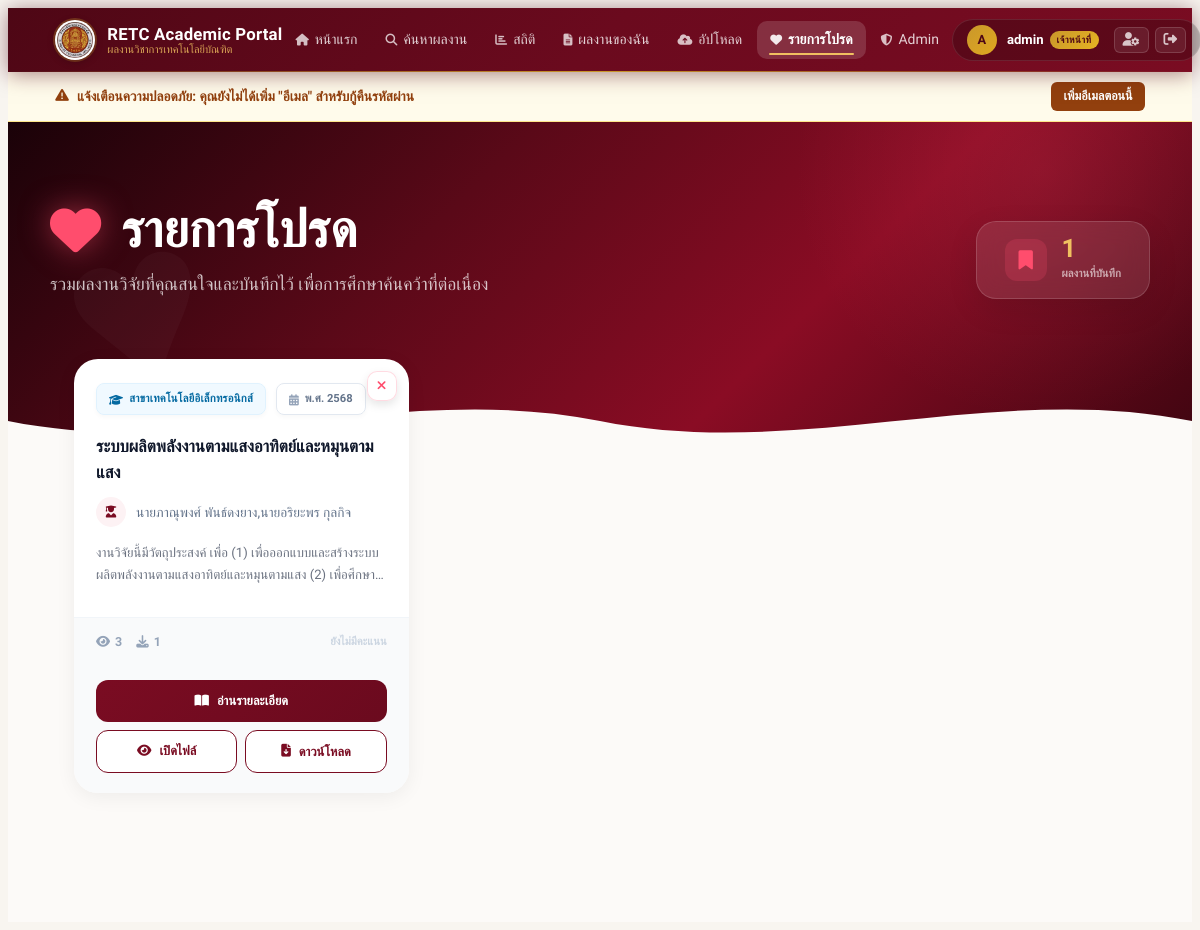
The page /favorites/ (signed in) on the database as committed earlier.
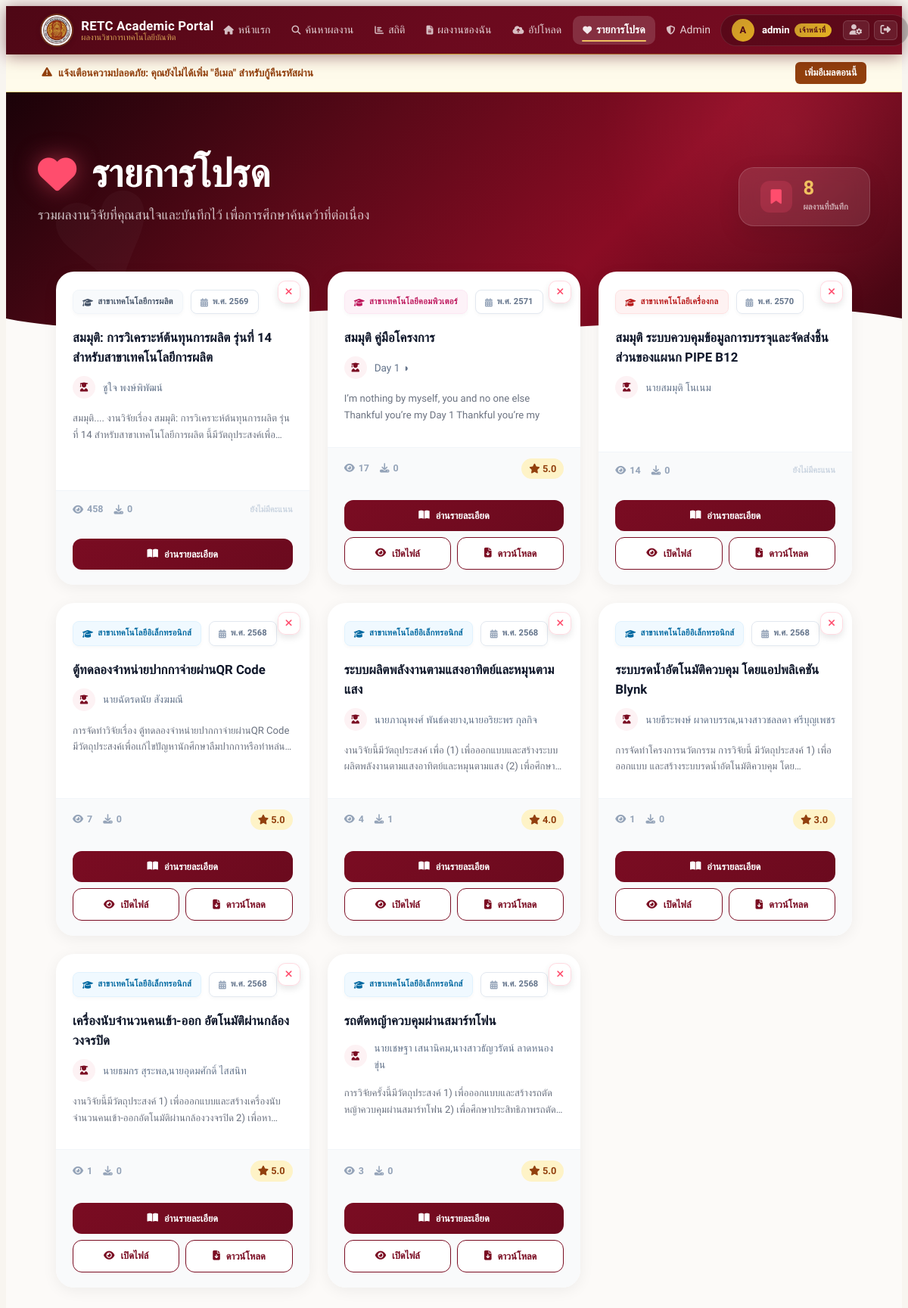
The same page on the database as committed later.
### research/models.py (models this page shows, shortened)
class Project(models.Model):
    DEPARTMENTS = [
        ('EE', 'สาขาเทคโนโลยีไฟฟ้า'),
        ('ET', 'สาขาเทคโนโลยีอิเล็กทรอนิกส์'),
        ('PT', 'สาขาเทคโนโลยีการผลิต'),
        ('MT', 'สาขาเทคโนโลยีเครื่องกล'),
        ('CT', 'สาขาเทคโนโลยีคอมพิวเตอร์'),
    ]
    RESEARCH_TYPES = [
        ('classroom', 'วิจัยในชั้นเรียน'),
        ('r_d', 'วิจัยและพัฒนา (R&D)'),
        ('innovation', 'นวัตกรรมและสิ่งประดิษฐ์'),
        ('survey', 'วิจัยเชิงสำรวจ'),
        ('other', 'อื่นๆ'),
    ]
    title_th = models.CharField(max_length=500, verbose_name="ชื่อผลงานวิจัย (ภาษาไทย)")
    title_en = models.CharField(max_length=500, verbose_name="ชื่อผลงานวิจัย (ภาษาอังกฤษ)", blank=True, null=True)
    department = models.CharField(max_length=2, choices=DEPARTMENTS, default='CT', verbose_name="สาขาวิชา")
    academic_year = models.IntegerField(verbose_name="ปีที่ผลงานวิจัยเสร็จ (พ.ศ.)")
    research_type = models.CharField(max_length=50, choices=RESEARCH_TYPES, default='innovation', verbose_name="ประเภทของงานวิจัย")
    student_name = models.CharField(max_length=255, verbose_name="ชื่อนักวิจัยหลัก")
    researcher_co1 = models.CharField(max_length=255, verbose_name="ชื่อนักวิจัยร่วมคนที่ 1", blank=True, null=True)
    researcher_co2 = models.CharField(max_length=255, verbose_name="ชื่อนักวิจัยร่วมคนที่ 2", blank=True, null=True)
    organization = models.CharField(max_length=255, verbose_name="หน่วยงาน", default="วิทยาลัยเทคนิคร้อยเอ็ด")
    funding_by = models.CharField(max_length=255, verbose_name="ผู้สนับสนุนทุนวิจัย", blank=True, null=True)
    awards = models.TextField(verbose_name="รางวัลที่เคยได้รับ", blank=True, null=True)
    abstract = models.TextField(verbose_name="บทคัดย่อ", blank=True)
    keywords = models.CharField(max_length=255, verbose_name="คำสำคัญ (Keywords)", blank=True)
    background = models.TextField(verbose_name="ความเป็นมา/หลักการและเหตุผล", blank=True)
    objectives = models.TextField(verbose_name="วัตถุประสงค์การวิจัย", blank=True)
    scope = models.TextField(verbose_name="ขอบเขตของการวิจัย", blank=True)
    theory = models.TextField(verbose_name="ทฤษฎีที่ใช้ในการศึกษา/ที่เกี่ยวข้อง", blank=True)
    methodology = models.TextField(verbose_name="วิธีการวิจัย", blank=True)
    results = models.TextField(verbose_name="ผลการวิจัย", blank=True)
    discussion = models.TextField(verbose_name="อภิปรายผล", blank=True)
    suggestions_use = models.TextField(verbose_name="ข้อเสนอแนะในการใช้ประโยชน์", blank=True)
    suggestions_next = models.TextField(verbose_name="ข้อเสนอแนะในการทำวิจัยครั้งต่อไป", blank=True)
    other_info = models.TextField(verbose_name="อื่นๆ", blank=True, null=True)
    pdf_file = models.FileField(
        upload_to='pdfs/',
        verbose_name="ไฟล์ PDF ฉบับเต็ม",
        validators=[FileExtensionValidator(allowed_extensions=['pdf']), validate_file_size],
        null=True, blank=True
    )
    is_approved = models.BooleanField(default=False, verbose_name="อนุมัติการเผยแพร่")
    views_count = models.PositiveIntegerField(default=0, verbose_name="ยอดเข้าชม")
    download_count = models.PositiveIntegerField(default=0, verbose_name="ยอดดาวน์โหลด")
    class Meta:
        verbose_name = "โครงงาน/ผลงานวิชาการ"
        verbose_name_plural = "โครงงาน/ผลงานวิชาการ"
        ordering = ['-academic_year']
    @property
    def average_rating(self):
        from django.db.models import Avg
        result = self.ratings.aggregate(Avg('score'))['score__avg']
        return round(result, 1) if result else 0.0

### research/views.py (the view)
# urls.py: path('favorites/', views.favorite_list, name='favorite_list'),
@login_required
def favorite_list(request):
    favorites = Favorite.objects.filter(user=request.user).select_related('project')
    project_ids = [fav.project.id for fav in favorites]
    projects_qs = Project.objects.filter(id__in=project_ids).order_by('-id')
    paginator = Paginator(projects_qs, 12)
    page_number = request.GET.get('page')
    page_obj = paginator.get_page(page_number)
    return render(request, 'research/favorites.html', {
        'projects': page_obj,  # Now passing the page object
        'total_count': projects_qs.count()
    })

### research/templates/research/favorites.html (shortened to what the changed rows need)
{% extends 'research/base.html' %}
{% load static %}
{% block content %}
<div class="fav-page">
    <div class="fav-hero">
        <div class="fav-hero-inner">
            <div class="hero-title-group">
                <h1><i class="fas fa-heart"></i> รายการโปรด</h1>
            </div>
            <div class="fav-stats-badge">
                <div class="stats-text">
                    <span class="stats-num">{{ total_count }}</span>
                    <span class="stats-lbl">ผลงานที่บันทึก</span>
                </div>
            </div>
        </div>
        <svg class="hero-wave" viewBox="0 0 1440 80" preserveAspectRatio="none">
            <path d="M0,40 C240,80 480,0 720,40 C960,80 1200,0 1440,40 L1440,80 L0,80 Z" />
        </svg>
    </div>
    <div class="fav-content">
        {% if not projects %}
        <div class="empty-fav">
            <div class="empty-icon"><i class="fas fa-heart-broken"></i></div>
            <h2>ยังไม่มีรายการโปรด</h2>
            <p>ค้นหาผลงานวิจัยที่คุณสนใจ แล้วคลิกไอคอนหัวใจเพื่อเก็บไว้อ่านภายหลังได้ง่ายๆ</p>
            <a href="{% url 'research_search' %}" class="btn-browse">
                <i class="fas fa-search"></i> ไปค้นหาผลงานวิจัย
            </a>
        </div>
        {% else %}
        <div class="fav-grid">
            {% for p in projects %}
            <div class="project-card card-{{ p.department }}">
                <a href="{% url 'toggle_favorite' p.id %}" class="btn-unfav" title="นำออกจากรายการโปรด"
                   onclick="return confirm('คุณแน่ใจว่าต้องการนำผลงานนี้ออกจากรายการโปรด?')">
                    <i class="fas fa-times"></i>
                </a>
                <div class="card-header">
                    <span class="dept-tag dept-{{ p.department }}">
                        <i class="fas fa-graduation-cap"></i> {{ p.get_department_display }}
                    </span>
                    <span class="year-tag">
                        <i class="fas fa-calendar-alt"></i> พ.ศ. {{ p.academic_year }}
                    </span>
                </div>
                <div class="card-body">
                    <a href="{% url 'project_detail' p.id %}" class="project-title">{{ p.title_th }}</a>
                    <div class="author-info">
                        <div class="author-avatar"><i class="fas fa-user-graduate"></i></div>
                        <span>{{ p.student_name }}</span>
                    </div>
                    {% if p.abstract %}
                    <p class="project-snippet">{{ p.abstract|truncatechars:140 }}</p>
                    {% endif %}
                </div>
                <div class="card-footer">
                    <div class="stats-group">
                        <span class="stat-item"><i class="fas fa-eye"></i> {{ p.views_count }}</span>
                        <span class="stat-item"><i class="fas fa-download"></i> {{ p.download_count }}</span>
                    </div>
                    {% if p.average_rating > 0 %}
                    <div class="rating-badge">
                        <i class="fas fa-star"></i> {{ p.average_rating|floatformat:1 }}
                    </div>
                    {% else %}
                    <div style="font-size: 0.7rem; color: #cbd5e1; font-weight: 700;">ยังไม่มีคะแนน</div>
                    {% endif %}
                </div>
                <div class="card-actions">
                    <a href="{% url 'project_detail' p.id %}" class="btn-card btn-main">
                        <i class="fas fa-book-open"></i> อ่านรายละเอียด
                    </a>
                    {% if p.pdf_file %}
                    <button type="button" class="btn-card btn-sec"
                        onclick="openPdfPreview('{% url 'pdf_preview' p.id %}', '{{ p.title_th|escapejs }}')">
                        <i class="fas fa-eye"></i> เปิดไฟล์
                    </button>
                    <a href="{% url 'download_pdf' p.id %}" class="btn-card btn-sec" download>
                        <i class="fas fa-file-download"></i> ดาวน์โหลด
                    </a>
                    {% endif %}
                </div>
            </div>
            {% endfor %}
        </div>
        {% endif %}
    </div>
</div>
{% endblock %}

Rows that differ between the two databases and show on the page:
now on this page (row edited): Project: department "สาขาเทคโนโลยีการผลิต", academic_year "2569", title_th "สมมุติ: การวิเคราะห์ต้นทุนการผลิต รุ่นที่ 14 สำหรับสาขาเทคโนโลยีการผลิต", student_name "ชูใจ พงษ์พิพัฒน์", abstract "สมมุติ.... งานวิจัยเรื่อง สมมุติ: การวิเคราะห์ต้นทุนการผลิต รุ่นที่ 14…", views_count "458", download_count "0", shows "ยังไม่มีคะแนน"
now on this page (row edited): Project: department "สาขาเทคโนโลยีคอมพิวเตอร์", academic_year "2571", title_th "สมมุติ คู่มือโครงการ", student_name "Day 1 ◑", abstract "I’m nothing by myself, you and no one else Thankful you’re my Day 1 Thankful you’re my", views_count "17", download_count "0", average_rating "5.0"
now on this page (row edited): Project: department "สาขาเทคโนโลยีเครื่องกล", academic_year "2570", title_th "สมมุติ ระบบควบคุมข้อมูลการบรรจุและจัดส่งชิ้นส่วนของแผนก PIPE B12", student_name "นายสมมุติ โนเนม", views_count "14", download_count "0", shows "ยังไม่มีคะแนน"
now on this page (row edited): Project: department "สาขาเทคโนโลยีอิเล็กทรอนิกส์", academic_year "2568", title_th "ตู้ทดลองจำหน่ายปากกาจ่ายผ่านQR Code", student_name "นายฉัตรดนัย สังฆมณี", abstract "การจัดทำวิจัยเรื่อง ตู้ทดลองจำหน่ายปากกาจ่ายผ่านQR…", views_count "7", download_count "0", average_rating "5.0"
changed Project "ระบบผลิตพลังงานตามแสงอาทิตย์และหมุนตามแสง": views_count "3" → "4"; average_rating (not shown) → "4.0"; no longer shows "ยังไม่มีคะแนน"
now on this page (row edited): Project: department "สาขาเทคโนโลยีอิเล็กทรอนิกส์", academic_year "2568", title_th "ระบบรดน้ำอัตโนมัติควบคุม โดยแอปพลิเคชัน Blynk", student_name "นายธีระพงษ์ ผาดาบรรณ,นางสาวชลลดา ศรีบุญเพชร", abstract "การจัดทำโครงการนวัตกรรม การวิจัยนี้ มีวัตถุประสงค์ 1) เพื่อออกแบบ…", views_count "1", download_count "0", average_rating "3.0"
now on this page (row edited): Project: department "สาขาเทคโนโลยีอิเล็กทรอนิกส์", academic_year "2568", title_th "เครื่องนับจำนวนคนเข้า-ออก อัตโนมัติผ่านกล้องวงจรปิด", student_name "นายธมกร สุระพล,นายอุดมศักดิ์ ไสสนิท", abstract "งานวิจัยนี้มีวัตถุประสงค์ 1) เพื่อออกแบบและสร้างเครื่องนับจำนวนคนเข้า-ออกอัตโนมัติผ่านกล้องวงจรปิด…", views_count "1", download_count "0", average_rating "5.0"
now on this page (row edited): Project: department "สาขาเทคโนโลยีอิเล็กทรอนิกส์", academic_year "2568", title_th "รถตัดหญ้าควบคุมผ่านสมาร์ทโฟน", student_name "นายเชษฐา เสนานิคม,นางสาวธัญวรัตน์ ลาดหนองขุ่น", abstract "การวิจัยครั้งนี้มีวัตถุประสงค์ 1) เพื่อออกแบบและสร้างรถตัดหญ้าควบคุมผ่านสมาร์ทโฟน…", views_count "3", download_count "0", average_rating "5.0"
Other text that changed with them:
{{ total_count }}: "1" → "8"
